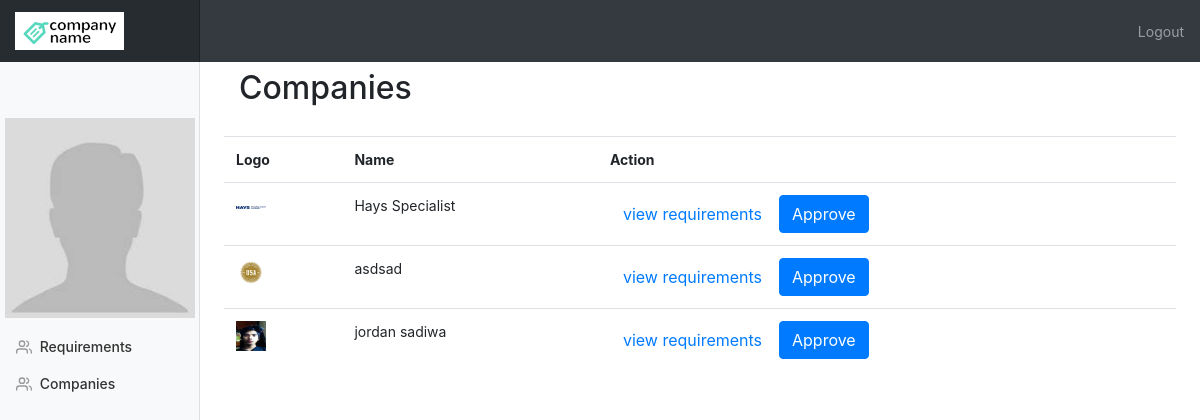
The page /companies.php on the database its author committed.
### tables this page shows
CREATE TABLE `company` (
  `id` int(11) NOT NULL,
  `name` varchar(255) NOT NULL,
  `address` varchar(255) NOT NULL,
  `overview` varchar(1000) NOT NULL,
  `banner` varchar(255) DEFAULT NULL,
  `industry` varchar(255) NOT NULL,
  `social_ids` varchar(255) NOT NULL,
  `size` varchar(255) NOT NULL,
  `telephone` varchar(255) NOT NULL,
  `email` varchar(255) NOT NULL,
  `photo` varchar(255) DEFAULT NULL,
  `userid` int(11) NOT NULL,
  `mobile` int(11) NOT NULL,
  `completed` int(11) NOT NULL DEFAULT '0',
  `approved` int(11) NOT NULL DEFAULT '0'
);

### model.php (called while the page is built, shortened)
<?php
class Model {
	protected $db;
	public function __construct(){
		include_once "config.php";
		$this->db = $db;
	}
	public function getCompanyByApproved($approved){
		$records = $this->db->query("
				SELECT *
				FROM company
				WHERE completed = 1
				AND approved = ".$approved)->fetchAll(PDO::FETCH_ASSOC);
		return $records;
	}
}

### companies.php (the view, shortened to what this page needs)
<?php include_once "model.php"; ?>
<?php $model = new Model();
$companies = $model->getCompanyByApproved(0);
?>
<?php include_once "header2.php"; ?>
    <div class="container-fluid">
      <div class="row">
        <?php include_once "admin-nav.php"; ?>
        <main role="main" class="col-md-9 ml-sm-auto col-lg-10 px-4">
          <br>
          <div class="container">
            <div class="img-container profile-banner">
              <h2 class="compname display-5">Companies</h2>
            </div>
          </div>
          <br>
          <div class="container">
            <div class="row">
              <div class="table-responsive">
                <table class="table table-hover">
                  <tr>
                    <th>Logo</th>
                    <th>Name</th>
                    <th>Action</th>
                  </tr>
                  <?php foreach ($companies as $key => $value): ?>
                    <tr>
                      <td>
                        <img width="30" height="auto" src="uploads/<?= $value['userid'].'/'.$value['photo'];?>"/>
                      </td>
                      <td><?= $value['name'];?></td>
                      <td>
                          <a href="" class="btn view">view requirements</a>
                          <a href="" data-id="<?= $value['id'];?>" class="btn btn-primary approve">Approve</a>
                      </td>
                    </tr>
                  <?php endforeach ?>
                </table>
              </div>
            </div>
          </div>
        </main>
      </div>
    </div>
  </body>
</html>

### css/dashboard.css (style rules this page uses)
body { font-size: .875rem; }
[role="main"] { padding-top: 48px; }

### rows shown on the page
company: photo (picture), name "Hays Specialist"
company: photo (picture), name "asdsad"
company: photo (picture), name "jordan sadiwa"
